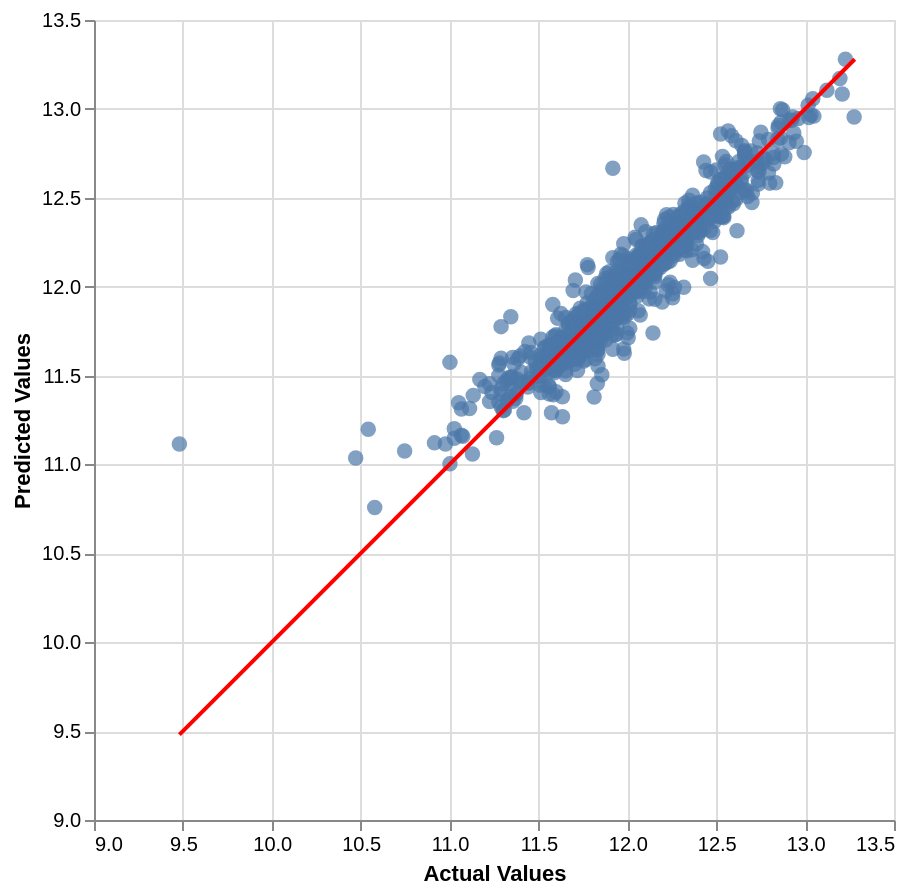

Notebook source saved alongside this figure:
### Markdown cell above
The same three primary metrics are used to evaluate the best LASSO model. The RMSE is considerably lower than with the linear regression model, however, we require a lot more variables. Using $\alpha$ we can reduce the number of included variables, but this goes at the 'expense' of a higher RMSE.

### Code cell
f_evaluate_results(
    ps_y_true = ps_y_log_test,
    ps_y_pred = ps_y_log_pred
)

### Figure 1 — Vega-Lite specification as saved in the notebook (floating-point values rounded to 4 significant figures; data arrays with more than 128 entries replaced by an {"elided": "..."} marker saying what was removed)
{"config": {"view": {"continuousWidth": 300, "continuousHeight": 300}}, "layer": [{"data": {"name": "data-036199800faff15ea7451427064b59a6"}, "mark": {"type": "circle", "size": 60}, "encoding": {"tooltip": [{"field": "Actual", "format": ".2f", "type": "quantitative"}, {"field": "Predicted", "format": ".2f", "type": "quantitative"}, {"field": "Row index", "type": "quantitative"}], "x": {"field": "Actual", "scale": {"domain": [9.48, 13.28]}, "title": "Actual Values", "type": "quantitative"}, "y": {"field": "Predicted", "scale": {"domain": [9.48, 13.28]}, "title": "Predicted Values", "type": "quantitative"}}}, {"data": {"name": "data-3a5ec12eeb65300cd36f6fe80aae2f06"}, "mark": {"type": "line", "color": "red"}, "encoding": {"x": {"field": "x", "type": "quantitative"}, "y": {"field": "y", "type": "quantitative"}}}], "height": 400, "resolve": {"scale": {"x": "shared", "y": "shared"}}, "width": 400, "$schema": "https://vega.github.io/schema/vega-lite/v6.1.0.json", "datasets": {"data-036199800faff15ea7451427064b59a6": {"elided": "966 records"}, "data-3a5ec12eeb65300cd36f6fe80aae2f06": [{"x": 9.48, "y": 9.48}, {"x": 13.28, "y": 13.28}]}}
